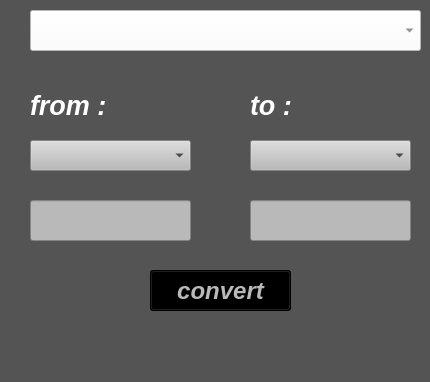
<?xml version="1.0" encoding="UTF-8"?>
<ui version="4.0">
 <class>MainWindow</class>
 <widget class="QMainWindow" name="MainWindow">
  <property name="geometry">
   <rect>
    <x>0</x>
    <y>0</y>
    <width>430</width>
    <height>382</height>
   </rect>
  </property>
  <property name="sizePolicy">
   <sizepolicy hsizetype="Preferred" vsizetype="Preferred">
    <horstretch>0</horstretch>
    <verstretch>0</verstretch>
   </sizepolicy>
  </property>
  <property name="windowTitle">
   <string>MainWindow</string>
  </property>
  <property name="styleSheet">
   <string notr="true">background-color: rgb(84, 84, 84);
color: rgb(255, 255, 255);</string>
  </property>
  <widget class="QWidget" name="centralwidget">
   <widget class="QLineEdit" name="tb_in">
    <property name="geometry">
     <rect>
      <x>30</x>
      <y>200</y>
      <width>161</width>
      <height>41</height>
     </rect>
    </property>
    <property name="styleSheet">
     <string notr="true">background-color: rgb(185, 185, 185);
color: rgb(0, 0, 0);</string>
    </property>
   </widget>
   <widget class="QLineEdit" name="tb_out">
    <property name="geometry">
     <rect>
      <x>250</x>
      <y>200</y>
      <width>161</width>
      <height>41</height>
     </rect>
    </property>
    <property name="styleSheet">
     <string notr="true">background-color: rgb(185, 185, 185);
color: rgb(0, 0, 0);</string>
    </property>
   </widget>
   <widget class="QLabel" name="label_from">
    <property name="geometry">
     <rect>
      <x>30</x>
      <y>90</y>
      <width>91</width>
      <height>31</height>
     </rect>
    </property>
    <property name="font">
     <font>
      <pointsize>20</pointsize>
      <italic>true</italic>
      <bold>true</bold>
     </font>
    </property>
    <property name="text">
     <string>from :</string>
    </property>
   </widget>
   <widget class="QLabel" name="lable_to">
    <property name="geometry">
     <rect>
      <x>250</x>
      <y>90</y>
      <width>91</width>
      <height>31</height>
     </rect>
    </property>
    <property name="font">
     <font>
      <pointsize>20</pointsize>
      <italic>true</italic>
      <bold>true</bold>
     </font>
    </property>
    <property name="text">
     <string>to :</string>
    </property>
   </widget>
   <widget class="QComboBox" name="combo_from">
    <property name="geometry">
     <rect>
      <x>30</x>
      <y>140</y>
      <width>161</width>
      <height>31</height>
     </rect>
    </property>
    <property name="styleSheet">
     <string notr="true">background-color: rgb(185, 185, 185);
color: rgb(0, 0, 0);</string>
    </property>
   </widget>
   <widget class="QComboBox" name="combo_to">
    <property name="geometry">
     <rect>
      <x>250</x>
      <y>140</y>
      <width>161</width>
      <height>31</height>
     </rect>
    </property>
    <property name="styleSheet">
     <string notr="true">background-color: rgb(185, 185, 185);
color: rgb(0, 0, 0);</string>
    </property>
   </widget>
   <widget class="QComboBox" name="combo_change">
    <property name="geometry">
     <rect>
      <x>30</x>
      <y>10</y>
      <width>391</width>
      <height>41</height>
     </rect>
    </property>
    <property name="styleSheet">
     <string notr="true">color: rgb(84, 84, 84);
background-color: rgb(255, 255, 255);</string>
    </property>
   </widget>
   <widget class="QPushButton" name="btn_convert">
    <property name="geometry">
     <rect>
      <x>150</x>
      <y>270</y>
      <width>141</width>
      <height>41</height>
     </rect>
    </property>
    <property name="font">
     <font>
      <pointsize>18</pointsize>
      <italic>true</italic>
      <bold>true</bold>
     </font>
    </property>
    <property name="styleSheet">
     <string notr="true">color: rgb(185, 185, 185);
background-color: rgb(0, 0, 0);</string>
    </property>
    <property name="text">
     <string>convert</string>
    </property>
   </widget>
  </widget>
  <widget class="QMenuBar" name="menubar">
   <property name="geometry">
    <rect>
     <x>0</x>
     <y>0</y>
     <width>430</width>
     <height>22</height>
    </rect>
   </property>
  </widget>
  <widget class="QStatusBar" name="statusbar"/>
 </widget>
 <resources/>
 <connections/>
</ui>
